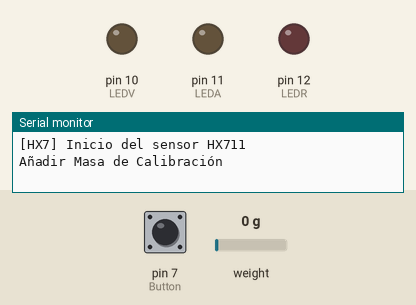
Simulated run of this sketch. Board: Arduino Uno, built with avr-gcc and run on an emulated ATmega328P. Parts: output pins drawn as LEDs (lit = HIGH), the last lines printed to the serial monitor. The test bench sets the inputs (shaded band); at power-on: pin 7 (Button) HIGH, weight on the scale 0 g.

Above: at 0.1 s.
At 1.3 s:
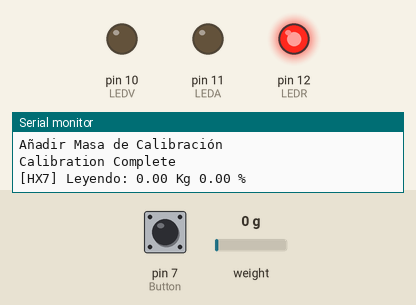
Timing chart, 0 to 2.8 s (numbered marks = the images above):
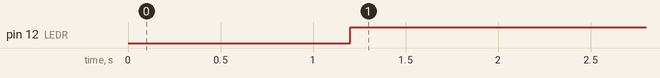

Measured:
- by itself, pin 12 (LEDR): LOW → HIGH at 1.2 s

The sketch:

PruebaConversion2_Calibracion.ino
```cpp
#include <SoftwareSerial.h> //Incluimos la libreria Software Serial
SoftwareSerial SIM800L(8,9); //Instanciamos el objeto SIM800L y le pasamos los parametros de los pines TX y RX
#include "HX711.h"  // Libreria de galgas
#define DEBUG_HX711
#define fact_calibracion 31100.0  // Factor de calibración pesa inicial


// Galgas
byte pinData = 6; // Datos analógicos que toma la galga
byte pinClk = 5;  // Configuración de time para toma de datos

// Leds
int LEDV = 10; // Led Verde (100 %- 61 %)
int LEDA = 11; // Led Azul ( 60 % - 31 % )
int LEDR = 12; // Led Rojo ( < 30 % )
int Button = 7; // Botón de Reinicio báscula
int estado = 0;
int relacion =1;
float ref = 40.0;
float porcentaje = 0;
float avg_size = 10.0; // Promedio de la toma de medidas
String TEXTO;
HX711 bascula;


void setup(){
  pinMode (LEDV, OUTPUT);
  pinMode (LEDA, OUTPUT);
  pinMode (LEDR, OUTPUT);
  pinMode (8, OUTPUT); // TX
  pinMode (9, INPUT); // TR
  //pinMode(13, OUTPUT); //Declarar el pin 13 como salida.
  pinMode (Button,INPUT_PULLUP);


  /*SIM800L.begin(9600); //Inicializamos la segunda comunicacion Serial.
  SIM800L.println("AT+CMGF=1"); //Vamos utilizar los SMS.
  delay(100); //Delay de 0.1 sec
  SIM800L.println("AT+CNMI=1,2,0,0,0"); */
  //Configurar el SIM800L p/ que muestre msm por com. serie.

  #ifdef DEBUG_HX711
  Serial.begin(9600); //Inicializamos la primera comunicacion Serial.
  Serial.println("[HX7] Inicio del sensor HX711");
  #endif

  // Iniciar sensor
  bascula.begin(pinData, pinClk);
  calibracion();
}

void calibracion(){
  Serial.println("Añadir Masa de Calibración");
  //Serial.print();
  while(true){
    if (abs(bascula.read())< 8000)
    {
      bascula.set_scale(fact_calibracion); // Sin nada encima
      bascula.tare();
      bascula.set_offset();
      break;
    }
    else
    {
      relacion = 0;
      break;
    }
  }
  Serial.println("Calibration Complete");
}

void Weight(){

  // calculando masa
  #ifdef DEBUG_HX711
  Serial.print("[HX7] Leyendo: ");
  float peso = 0;

  if ( relacion == 0){
    peso = abs(bascula.get_units())/ 41000;
  }
  else{
    peso = abs(bascula.get_units());
  }

  if ( peso >= 40.0 ){
    digitalWrite(LEDV,HIGH);
    digitalWrite(LEDR,LOW);
    digitalWrite(LEDA,LOW);
  }
  if ( peso > 12.0 && peso < 30){
    digitalWrite(LEDA,HIGH);
    digitalWrite(LEDR,LOW);
    digitalWrite(LEDV,LOW);
  }
  if ( peso <= 12.0 ){
    digitalWrite(LEDR,HIGH);
    digitalWrite(LEDV,LOW);
    digitalWrite(LEDA,LOW);
  }

  Serial.print(peso,2);
  Serial.print(" Kg");
  Serial.print(" ");

  porcentaje = (peso/ref)*100;

  if ( porcentaje > 100 ){
    porcentaje = 100;
  }

  Serial.print( porcentaje,2);
  Serial.print(" %");
  Serial.println();
  delay(1000);

  // Reiniciar báscula
  estado = digitalRead(Button);

  if(estado == HIGH){
    calibracion();
  }

  #endif
  //delay(1.8e+7);//Cada 5 horas
  delay(1000);
}

void loop ()
{
  Weight();
}
```
